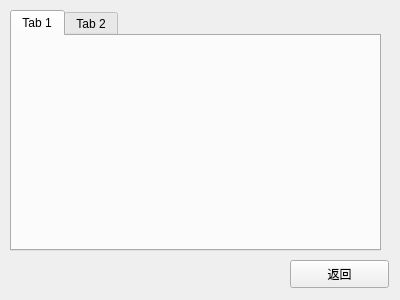
<?xml version="1.0" encoding="UTF-8"?>
<ui version="4.0">
 <class>MyApp</class>
 <widget class="QWidget" name="MyApp">
  <property name="geometry">
   <rect>
    <x>0</x>
    <y>0</y>
    <width>400</width>
    <height>300</height>
   </rect>
  </property>
  <property name="windowTitle">
   <string>Form</string>
  </property>
  <widget class="QPushButton" name="pushButton">
   <property name="geometry">
    <rect>
     <x>290</x>
     <y>260</y>
     <width>99</width>
     <height>28</height>
    </rect>
   </property>
   <property name="text">
    <string>返回</string>
   </property>
  </widget>
  <widget class="QTabWidget" name="tabWidget">
   <property name="geometry">
    <rect>
     <x>10</x>
     <y>10</y>
     <width>371</width>
     <height>241</height>
    </rect>
   </property>
   <property name="currentIndex">
    <number>0</number>
   </property>
   <widget class="QWidget" name="tab">
    <attribute name="title">
     <string>Tab 1</string>
    </attribute>
   </widget>
   <widget class="QWidget" name="tab_2">
    <attribute name="title">
     <string>Tab 2</string>
    </attribute>
   </widget>
  </widget>
 </widget>
 <resources/>
 <connections/>
</ui>
